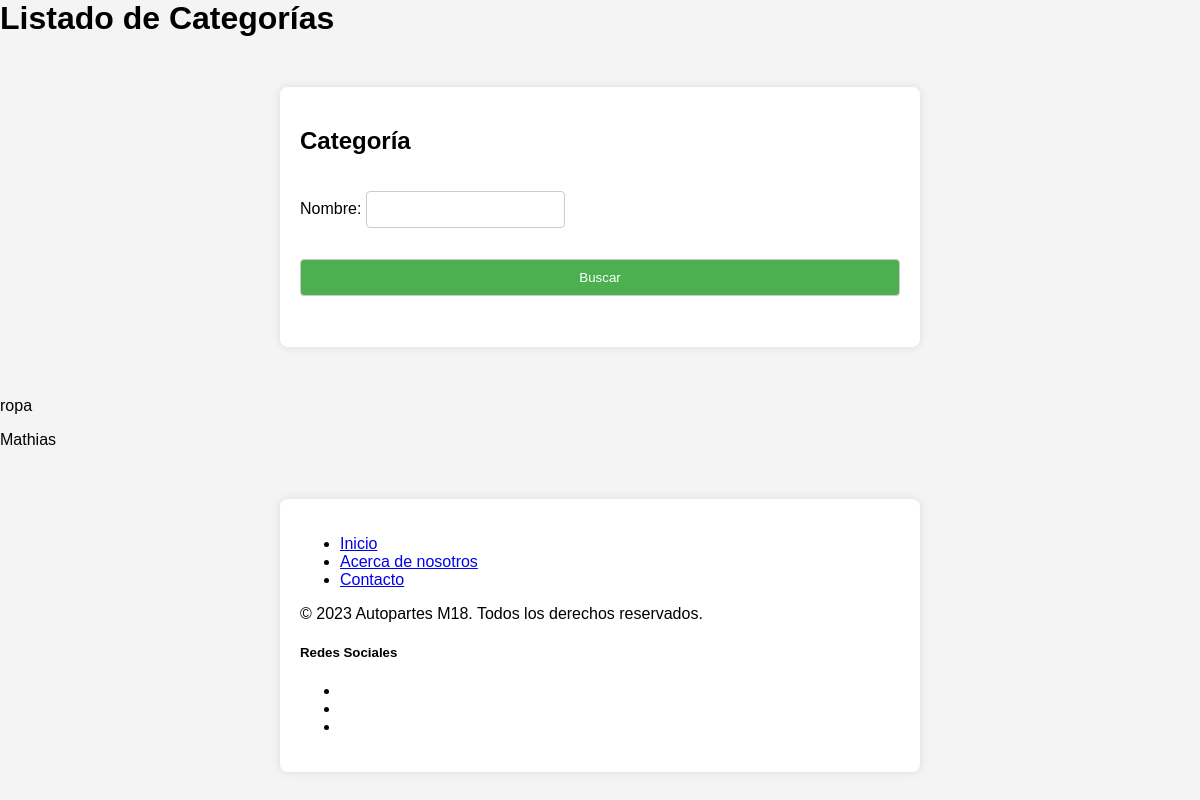
The app's page /miapp/categorias/, older data.
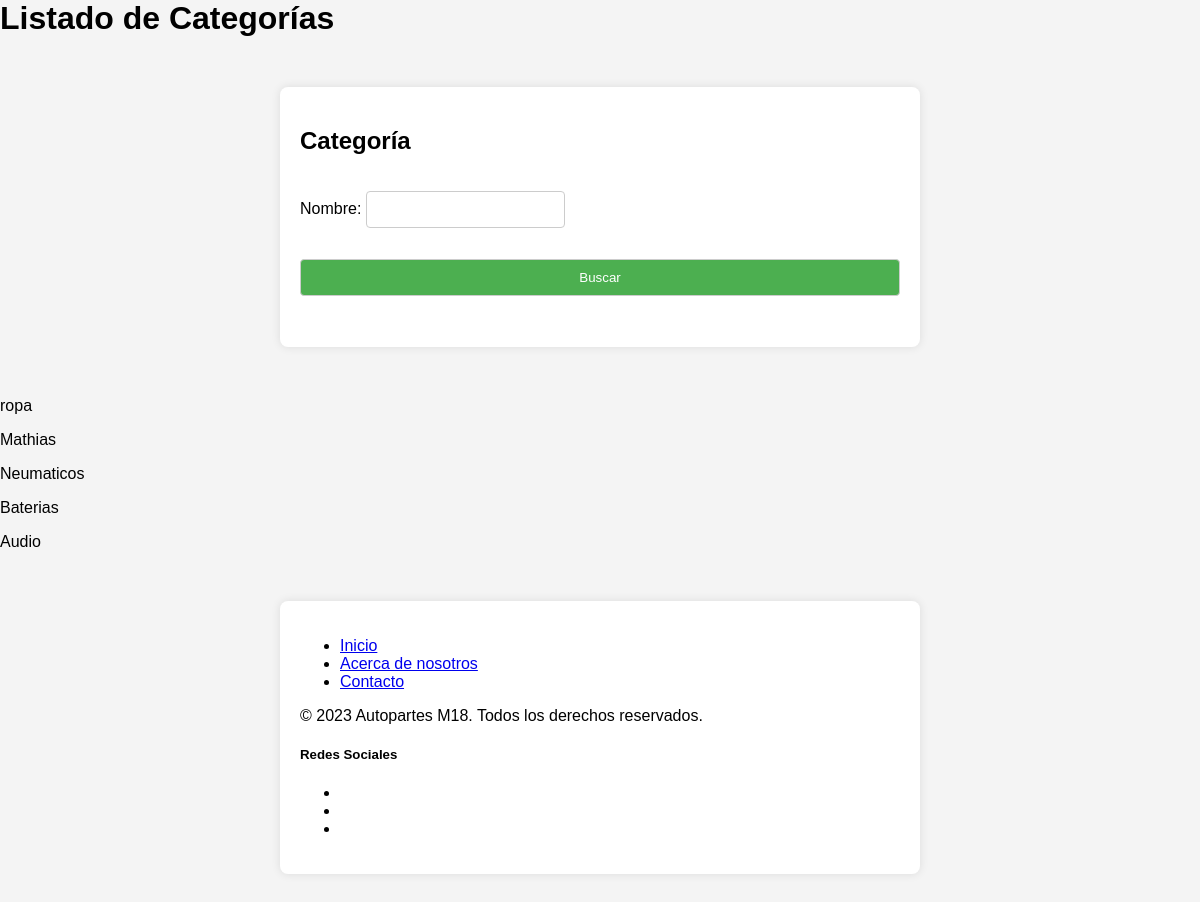
The same page, newer data.
### MiApp/models.py (models this page shows, shortened)
class Categoria(models.Model):
    nombre = models.CharField(max_length=100)

### MiApp/views.py (the view)
# urls.py: path('categorias/', views.CategoriasView.as_view(), name='categorias'),
class CategoriasView(View):
    template_name = 'MiApp/categorias.html'
    def get(self, request, *args, **kwargs):
        form = CategoriaForm()
        categorias_list = Categoria.objects.all()
        elementos_por_pagina = 5
        paginator = Paginator(categorias_list, elementos_por_pagina)
        page = request.GET.get('page')
        try:
            categorias = paginator.page(page)
        except PageNotAnInteger:
            categorias = paginator.page(1)
        except EmptyPage:
            categorias = paginator.page(paginator.num_pages)
        return render(request, self.template_name, {'form': form, 'categorias': categorias})

### MiApp/forms.py
class CategoriaForm(forms.ModelForm):
    class Meta:
        model = Categoria
        fields = ['nombre']

### MiApp/templates/MiApp/categorias.html (shortened to what this page needs)
{% load static %}
<!DOCTYPE html>
<html lang="en">
<head>
    <link rel="stylesheet" href="{% static 'css/style.css' %}">
</head>
<body>
    <h1>Listado de Categorías</h1>
    <div class="container">
        <h2>Categoría</h2>
        <form method="post" action="{% url 'procesar_categoria' %}">
            {{ form.as_p }}
            <input type="submit" value="Buscar">
        </form>
    </div>
    {% for categoria in categorias %}
        <p>{{ categoria.nombre }}</p>
    {% endfor %}
    <footer class="bg-dark text-light py-4">
        <div class="container">
            <div class="row">
                <div class="col-md-6">
                    <ul class="list-unstyled">
                        <li><a href="#">Inicio</a></li>
                        <li><a href="#">Acerca de nosotros</a></li>
                        <li><a href="#">Contacto</a></li>
                    </ul>
                </div>
                <div class="col-md-6 text-md-right">
                    <p>&copy; 2023 Autopartes M18. Todos los derechos reservados.</p>
                </div>
                <div class="col-md-12 mt-3">
                    <h5>Redes Sociales</h5>
                    <ul class="list-inline">
                        <li class="list-inline-item"><a href="#" target="_blank"></a></li>
                        <li class="list-inline-item"><a href="#" target="_blank"></a></li>
                        <li class="list-inline-item"><a href="#" target="_blank"></a></li>
                    </ul>
                </div>
            </div>
        </div>
    </footer>
</body>
</html>

### static/css/style.css (style rules this page uses)
body { font-family: Arial, sans-serif; background-color: #f4f4f4; margin: 0; padding: 0; }
.container { max-width: 600px; margin: 50px auto; background-color: #fff; padding: 20px; border-radius: 8px; box-shadow: 0 0 10px rgba(0, 0, 0, 0.1); }
form { display: flex; flex-direction: column; }
label { margin-bottom: 8px; }
input, select { padding: 10px; margin-bottom: 15px; border: 1px solid #ccc; border-radius: 4px; box-sizing: border-box; }
input[type="submit"] { background-color: #4caf50; color: white; cursor: pointer; }

Row changes from the older to the newer data that the page shows:
added Categoria: nombre "Neumaticos"
added Categoria: nombre "Baterias"
added Categoria: nombre "Audio"
